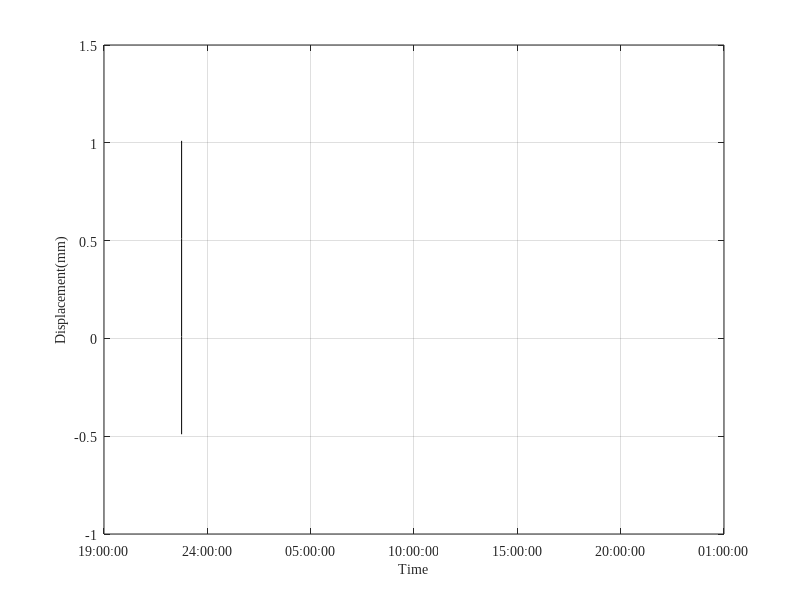

Source code (MATLAB):
clear;clc;
load v2Kobe.txt;
Hour=v2Kobe(:,3);
Minute=v2Kobe(:,4);
Second=v2Kobe(:,5);
dx=v2Kobe(:,6);
dy=v2Kobe(:,7);
%accz=acc5(:,9);
interval=datenum(0,0,0,Hour,Minute,Second);

figure;
dx1=dx(1:200);
dx2=mean(dx1);
dx3=dx-dx2;
dx4=dx3*0.5;
plot(interval,dx4,'k');
x=interval;
datetick('x','HH:MM:SS');
set(gca,'FontName','Times New Roman','FontSize',10);
set(gcf,'color','w');
xlabel('Time','fontsize',10);
ylabel('Displacement(mm)','fontsize',10);
grid on;

% figure;
% plot(interval,accy,'k');
% title('t-accy','fontsize',25);
% xlabel('time','fontsize',25);
% ylabel('acc(g)','fontsize',25);
% x=interval;
% datetick('x','HH:MM:SS');
% set(gca,'FontName','FontSize',25);
% grid on;

% figure;
% plot(interval,accz,'k');
% title('t-accz','fontsize',25);
% xlabel('time','fontsize',25);
% ylabel('acc(g)','fontsize',25);
% x=interval;
% datetick('x','HH:MM:SS');
% set(gca,'FontName','Times New Roman','FontSize',25);
% grid on;
